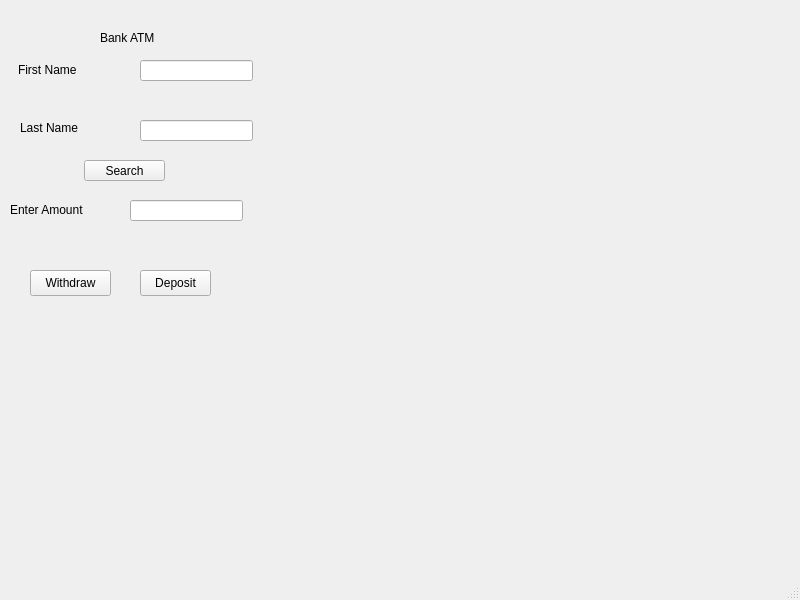
<?xml version="1.0" encoding="UTF-8"?>
<ui version="4.0">
 <class>MainWindow</class>
 <widget class="QMainWindow" name="MainWindow">
  <property name="geometry">
   <rect>
    <x>0</x>
    <y>0</y>
    <width>800</width>
    <height>600</height>
   </rect>
  </property>
  <property name="windowTitle">
   <string>ATM</string>
  </property>
  <widget class="QWidget" name="centralwidget">
   <widget class="QPushButton" name="withdraw_btn">
    <property name="geometry">
     <rect>
      <x>30</x>
      <y>270</y>
      <width>81</width>
      <height>26</height>
     </rect>
    </property>
    <property name="text">
     <string>Withdraw</string>
    </property>
   </widget>
   <widget class="QLabel" name="label">
    <property name="geometry">
     <rect>
      <x>100</x>
      <y>30</y>
      <width>71</width>
      <height>16</height>
     </rect>
    </property>
    <property name="text">
     <string>Bank ATM </string>
    </property>
   </widget>
   <widget class="QPushButton" name="deposit_btn">
    <property name="geometry">
     <rect>
      <x>140</x>
      <y>270</y>
      <width>71</width>
      <height>26</height>
     </rect>
    </property>
    <property name="text">
     <string>Deposit</string>
    </property>
   </widget>
   <widget class="QLabel" name="label_2">
    <property name="geometry">
     <rect>
      <x>18</x>
      <y>60</y>
      <width>101</width>
      <height>20</height>
     </rect>
    </property>
    <property name="text">
     <string>First Name</string>
    </property>
   </widget>
   <widget class="QLabel" name="label_3">
    <property name="geometry">
     <rect>
      <x>20</x>
      <y>120</y>
      <width>101</width>
      <height>16</height>
     </rect>
    </property>
    <property name="text">
     <string>Last Name</string>
    </property>
   </widget>
   <widget class="QLineEdit" name="first_name">
    <property name="geometry">
     <rect>
      <x>140</x>
      <y>60</y>
      <width>113</width>
      <height>21</height>
     </rect>
    </property>
   </widget>
   <widget class="QLineEdit" name="last_name">
    <property name="geometry">
     <rect>
      <x>140</x>
      <y>120</y>
      <width>113</width>
      <height>21</height>
     </rect>
    </property>
   </widget>
   <widget class="QLineEdit" name="amount">
    <property name="geometry">
     <rect>
      <x>130</x>
      <y>200</y>
      <width>113</width>
      <height>21</height>
     </rect>
    </property>
   </widget>
   <widget class="QLabel" name="label_4">
    <property name="geometry">
     <rect>
      <x>10</x>
      <y>200</y>
      <width>81</width>
      <height>20</height>
     </rect>
    </property>
    <property name="text">
     <string>Enter Amount</string>
    </property>
   </widget>
   <widget class="QLabel" name="acct_bal">
    <property name="geometry">
     <rect>
      <x>60</x>
      <y>320</y>
      <width>231</width>
      <height>41</height>
     </rect>
    </property>
    <property name="text">
     <string>&lt;html&gt;&lt;head/&gt;&lt;body&gt;&lt;p&gt;&lt;br/&gt;&lt;/p&gt;&lt;/body&gt;&lt;/html&gt;</string>
    </property>
   </widget>
   <widget class="QPushButton" name="search_btn">
    <property name="geometry">
     <rect>
      <x>84</x>
      <y>160</y>
      <width>81</width>
      <height>21</height>
     </rect>
    </property>
    <property name="text">
     <string>Search</string>
    </property>
   </widget>
  </widget>
  <widget class="QMenuBar" name="menubar">
   <property name="geometry">
    <rect>
     <x>0</x>
     <y>0</y>
     <width>800</width>
     <height>21</height>
    </rect>
   </property>
  </widget>
  <widget class="QStatusBar" name="statusbar"/>
 </widget>
 <resources/>
 <connections/>
</ui>
